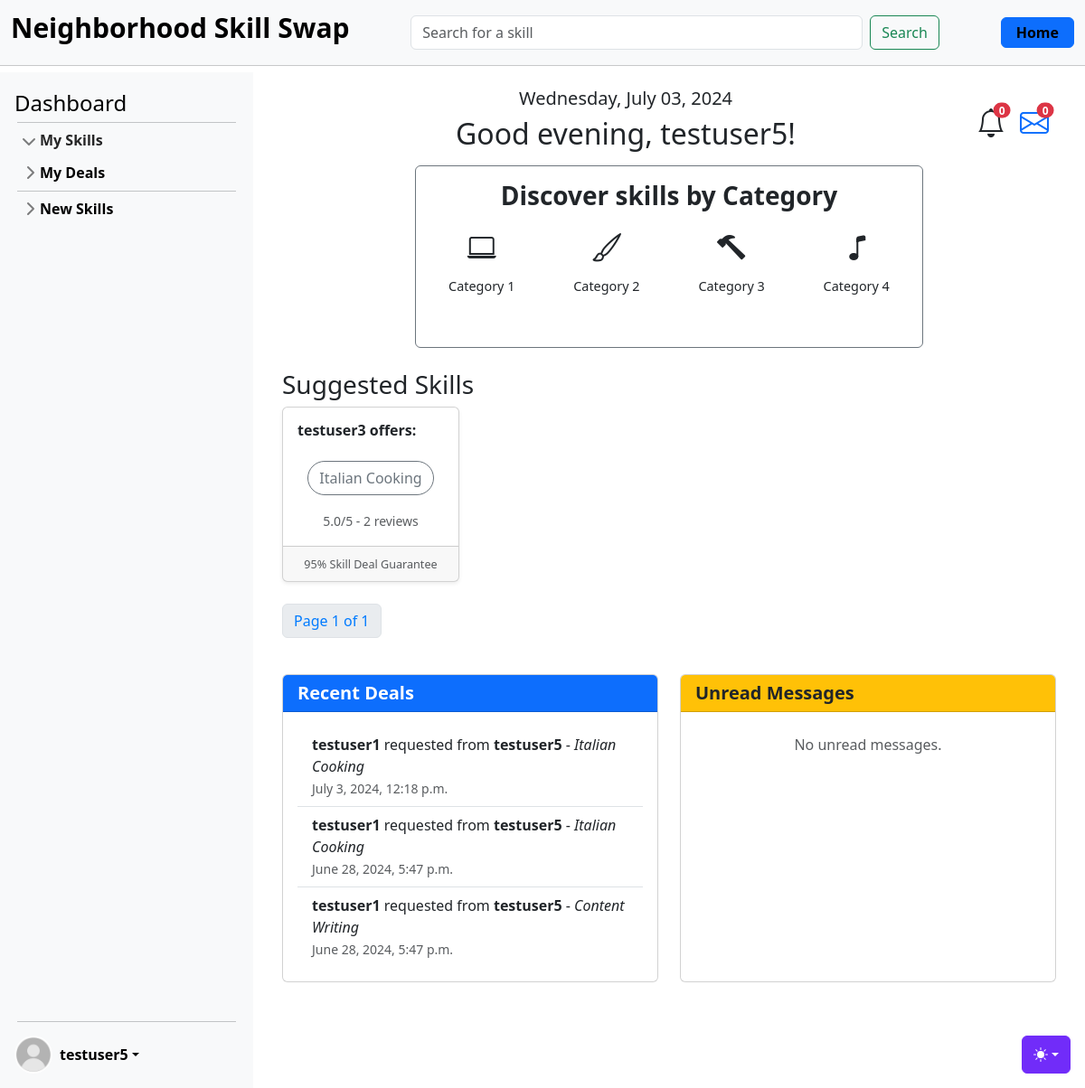
/accounts/dashboard/6/ (signed in), run on the app's committed database.
### accounts/models.py (models this page shows, shortened)
class CustomUser(AbstractUser):
    age = models.PositiveIntegerField(null=True, blank=True)

### skills/models.py (models this page shows, shortened)
class Skill(models.Model):
    name = models.CharField(max_length=100, blank=False)
    level = models.CharField(max_length=20, blank=False)
    description = models.TextField()
    owner = models.ForeignKey(settings.AUTH_USER_MODEL, on_delete=models.CASCADE)
    category = models.ForeignKey(Category, on_delete=models.CASCADE)
    date = models.DateTimeField(auto_now_add=True)
    skill_type = models.CharField(max_length=20, blank=False)
    rating = models.FloatField(default=5.0)

class SkillDeal(models.Model):
    PENDING = "pending"
    ACTIVE = "active"
    COMPLETED = "completed"
    CANCELLED = "cancelled"
    STATUS_CHOICES = [
        (PENDING, "Pending"),
        (ACTIVE, "Active"),
        (COMPLETED, "Completed"),
        (CANCELLED, "Cancelled"),
    ]
    skill = models.ForeignKey(Skill, on_delete=models.CASCADE)
    owner = models.ForeignKey(
        settings.AUTH_USER_MODEL, on_delete=models.CASCADE, related_name="owner"
    )
    provider = models.ForeignKey(
        settings.AUTH_USER_MODEL, on_delete=models.CASCADE, related_name="requester"
    )
    status = models.CharField(max_length=20, choices=STATUS_CHOICES, default=PENDING)
    created_at = models.DateTimeField(auto_now_add=True)
    start_date = models.DateTimeField(null=True, blank=True)
    end_date = models.DateTimeField(null=True, blank=True)

### accounts/views.py (the view)
# urls.py: path("dashboard/<int:user_id>/", DashboardView.as_view(), name="dashboard"),
class DashboardView(UserPassesTestMixin, View):
    def get(self, request, user_id):
        user = get_object_or_404(CustomUser, id=user_id)
        now = timezone.now()
        current_date = now.strftime("%A, %B %d, %Y")
        hour = now.hour
        if hour < 12:
            greeting = "Good morning"
        elif hour < 18:
            greeting = "Good afternoon"
        else:
            greeting = "Good evening"
        wanted_skills = Skill.objects.filter(owner=user, skill_type="wanted")
        wanted_skills_names = [skill.name for skill in wanted_skills]
        selected_skills = (
            Skill.objects.filter(name__in=wanted_skills_names, skill_type="offered")
            .exclude(owner=user)
            .annotate(reviews_count=Count("review"))
        )
        paginator = Paginator(selected_skills, 4)
        page_number = request.GET.get("page")
        suggested_skills = paginator.get_page(page_number)
        recent_deals = SkillDeal.objects.filter(provider=user).order_by("-created_at")[
            :3
        ]
        unread_messages = Message.objects.filter(receiver=user, is_read=False).order_by(
            "-timestamp"
        )[:3]
        unread_messages_count = unread_messages.count()
        pending_deals_count = SkillDeal.objects.filter(
            provider=user, status=SkillDeal.PENDING
        ).count()
        context = {
            "user": user,
            "suggested_skills": suggested_skills,
            "current_date": current_date,
            "greeting": greeting,
            "recent_deals": recent_deals,
            "unread_messages": unread_messages,
            "unread_messages_count": unread_messages_count,
            "pending_deals_count": pending_deals_count,
        }
        return render(request, "dashboard.html", context)
    def test_func(self) -> bool:
        return self.request.user.id == self.kwargs["user_id"]

### templates/dashboard.html (shortened to what this page needs)
{% extends 'base.html' %}
{% load static %}
{% block content %}
<div class="container mt-1">
    <div class="row mt-1 mb-2">
        <div class="col-12 d-flex justify-content-between align-items-center">
            <div class="text-center w-100">
                <h5>{{ current_date }}</h5>
                <h2>{{ greeting }}, {{ user.username }}!</h2>
            </div>
            <div class="text-right  d-flex justify-content-end align-items-center">
                <div class="notification-bell position-relative d-inline-block mx-2">
                    <span class="notification-count position-absolute translate-middle badge rounded-pill bg-danger">
                        {{ pending_deals_count }}
                    </span>
                    <i class="bi bi-bell" style="font-size: 2rem;"></i>
                </div>
                <div class="notification-envelope position-relative d-inline-block mx-2">
                    <a href="{% url 'message_list' %}">
                        <span class="notification-count position-absolute translate-middle badge rounded-pill bg-danger">
                            {{ unread_messages_count }}
                        </span>
                        <i class="bi bi-envelope" style="font-size: 2rem;"></i>
                    </a>
                </div>
            </div>
        </div>
    </div>
    <div class="row mb-4">
        <div class="col-8 mx-auto">
            <div class="card border-secondary">
                <div class="card-body">
                    <h3 class="card-title text-center">Discover skills by Category</h3>
                    <div class="row text-center">
                        <div class="col-md-3 mb-3">
                            <div class="card h-100 border-0">
                                <div class="card-body p-2">
                                    <div class="category-icon mb-2">
                                        <i class="bi bi-laptop" style="font-size: 2rem;"></i>
                                    </div>
                                    <p class="category-text"><a href="{% url 'skill_by_category' 'Category 1' %}">Category 1</a></p>
                                </div>
                            </div>
                        </div>
                        <div class="col-md-3 mb-3">
                            <div class="card h-100 border-0">
                                <div class="card-body p-2">
                                    <div class="category-icon mb-2">
                                        <i class="bi bi-brush" style="font-size: 2rem;"></i>
                                    </div>
                                    <p class="category-text"><a href="{% url 'skill_by_category' 'Category 2' %}">Category 2</a></p>
                                </div>
                            </div>
                        </div>
                        <div class="col-md-3 mb-3">
                            <div class="card h-100 border-0">
                                <div class="card-body p-2">
                                    <div class="category-icon mb-2">
                                        <i class="bi bi-hammer" style="font-size: 2rem;"></i>
                                    </div>
                                    <p class="category-text"><a href="{% url 'skill_by_category' 'Category 3' %}">Category 3</a></p>
                                </div>
                            </div>
                        </div>
                        <div class="col-md-3 mb-3">
                            <div class="card h-100 border-0">
                                <div class="card-body p-2">
                                    <div class="category-icon mb-2">
                                        <i class="bi bi-music-note" style="font-size: 2rem;"></i>
                                    </div>
                                    <p class="category-text"><a href="{% url 'skill_by_category' 'Category 4' %}">Category 4</a></p>
                                </div>
                            </div>
                        </div>
                    </div>
                </div>
            </div>
        </div>
    </div>
    <div class="row mt-4">
        <div class="col-12">
            <h3>Suggested Skills</h3>
            <div class="row">
                {% for skill in suggested_skills %}
                <div class="col-md-3 mb-4">
                    <div class="card h-100 shadow-sm">
                        <div class="card-body">
                            <h6 class="card-title mb-4">{{ skill.owner.username }} offers:</h6>
                            <p class="card-text text-center">
                                <a href="{% url 'skill_detail' skill.pk %}" class="btn btn-outline-secondary rounded-pill">{{ skill.name }}</a>
                            </p>
                            {% if skill.reviews_count == 1 %}
                            <p class="card-text text-center"><small class="text-muted">{{ skill.rating }}/5 - {{ skill.reviews_count }} review</small></p>
                            {% else %}
                            <p class="card-text text-center"><small class="text-muted">{{ skill.rating }}/5 - {{ skill.reviews_count }} reviews</small></p>
                            {% endif %}
                        </div>
                        <div class="card-footer text-center">
                            <small class="text-muted">95% Skill Deal Guarantee</small>
                        </div>
                    </div>
                </div>
                {% endfor %}
            </div>
            <div class="row justify-content-center">
                <nav>
                    <ul class="pagination">
                        <li class="page-item disabled">
                            <span class="page-link">Page {{ suggested_skills.number }} of {{ suggested_skills.paginator.num_pages }}</span>
                        </li>
                    </ul>
                </nav>
            </div>
        </div>
    </div>
    <div class="row mt-4">
        <div class="col-md-6 mb-4">
            <div class="card h-100">
                <div class="card-header bg-primary text-white">
                    <h5 class="card-title mb-0">Recent Deals</h5>
                </div>
                <div class="card-body">
                    <ul class="list-group list-group-flush">
                        {% for deal in recent_deals %}
                        <li class="list-group-item">
                            <strong>{{ deal.owner.username }}</strong> requested from <strong>{{ deal.provider.username }}</strong> - <em>{{ deal.skill.name }}</em> <br>
                            <small class="text-muted">{{ deal.created_at|date:"F j, Y, g:i a" }}</small>
                        </li>
                        {% empty %}
                        <li class="list-group-item text-center text-muted">
                            No recent deals.
                        </li>
                        {% endfor %}
                    </ul>
                </div>
            </div>
        </div>
        <div class="col-md-6 mb-4">
            <div class="card h-100">
                <div class="card-header bg-warning text-dark">
                    <h5 class="card-title mb-0">Unread Messages</h5>
                </div>
                <div class="card-body">
                    <ul class="list-group list-group-flush">
                        {% for message in unread_messages %}
                        <li class="list-group-item">
                            <strong>{{ message.sender.username }}</strong>: {{ message.content }} <br>
                            <small class="text-muted">{{ message.timestamp|date:"F j, Y, g:i a" }}</small>
                        </li>
                        {% empty %}
                        <li class="list-group-item text-center text-muted">
                            No unread messages.
                        </li>
                        {% endfor %}
                    </ul>
                </div>
            </div>
        </div>
    </div>
</div>
{% endblock %}

### templates/partials/_sidebar.html (shortened to what this page needs)
{% load static %}
<div class="sidebar d-flex flex-column flex-shrink-0 p-3 bg-body-tertiary" style="width: 280px;">
    <a href="{% url 'dashboard' user.id %}" class="d-flex align-items-center mb-3 mb-md-0 me-md-auto link-body-emphasis text-decoration-none">
        <span class="fs-4">Dashboard</span>
    </a>
    <hr>
    <ul class="list-unstyled ps-0">
        <li class="mb-1">
            <button class="btn btn-toggle d-inline-flex align-items-center rounded border-0 collapsed" data-bs-toggle="collapse" data-bs-target="#home-collapse" aria-expanded="true">
                My Skills
            </button>
        </li>
        <li class="mb-1">
            <button class="btn btn-toggle d-inline-flex align-items-center rounded border-0 collapsed" data-bs-toggle="collapse" data-bs-target="#dashboard-collapse" aria-expanded="false">
                My Deals
            </button>
        </li>
        <hr>
        <li class="mb-1">
            <button class="btn btn-toggle d-inline-flex align-items-center rounded border-0 collapsed" data-bs-toggle="collapse" data-bs-target="#orders-collapse" aria-expanded="false">
                New Skills
            </button>
        </li>
    </ul>
    <div class="dropdown mt-auto">
        <hr style="margin-bottom: 15px;">
        <a href="#" class="d-flex align-items-center link-body-emphasis text-decoration-none dropdown-toggle" data-bs-toggle="dropdown" aria-expanded="false">
            {% if user.is_authenticated %}
                {% if user.profile.profile_image %}
                    <img src="{{ user.profile.profile_image.url }}" alt="" width="42" height="42" class="rounded-circle me-2">
                {% else %}
                    <img src="{% static 'img/default_pic.jpg' %}" alt="" width="42" height="42" class="rounded-circle me-2">
                {% endif %}
                <strong>{{ user.username }}</strong>
            {% else %}
                <strong>User</strong>
            {% endif %}
        </a>
    </div>
</div>

### static/css/sidebars.css (style rules this page uses)
body { min-height: 100vh; min-height: -webkit-fill-available; }
html { height: -webkit-fill-available; }
.dropdown-toggle { outline: 0; }
.btn-toggle { padding: .25rem .5rem; font-weight: 600; color: var(--bs-emphasis-color); background-color: transparent; }
.btn-toggle::before { width: 1.25em; line-height: 0; transition: transform .35s ease; transform-origin: .5em 50%; }
.btn-toggle[aria-expanded="true"] { color: rgba(var(--bs-emphasis-color-rgb), .85); }
.btn-toggle[aria-expanded="true"]::before { transform: rotate(90deg); }

### static/css/main.css (style rules this page uses)
.bi { vertical-align: -.125em; fill: currentColor; }
hr { margin: 3px; }
.sidebar { position: fixed; top: 80px; left: 0; bottom: 0; width: 280px; padding: 20px; background-color: #f8f9fa; overflow-y: auto; z-index: 1000; }

### static/css/dashboard.css (style rules this page uses)
.notification-bell { position: relative; display: inline-block; margin-right: 20px; }
.notification-count { position: absolute; top: -10px; right: -10px; background: red; color: white; border-radius: 100%; padding: 5px 10px; }
.card-title { font-weight: bold; }
.card-text { margin-bottom: 1rem; }
.card-footer { font-size: 0.9rem; }
.pagination .page-item .page-link { color: #007bff; }
.category-icon { font-size: 1rem; }
.category-text { font-size: 0.9rem; margin-top: 0.5rem; }
.category-text a { text-decoration: none; color: inherit; }
.notification-bell { position: relative; display: inline-block; }
.notification-count { top: 10px; right: -15px; transform: translate(50%, -50%); font-size: 0.75rem; padding: 0.2em 0.5em; line-height: 1; }

### data on the page
CustomUser: username "testuser5"
Skill: owner.username "testuser3", name "Italian Cooking", rating "5.0", reviews_count "2"
SkillDeal: owner.username "testuser1", provider.username "testuser5", skill.name "Italian Cooking", created_at "July 3, 2024, 12:18 p.m."
SkillDeal: owner.username "testuser1", provider.username "testuser5", skill.name "Italian Cooking", created_at "June 28, 2024, 5:47 p.m."
SkillDeal: owner.username "testuser1", provider.username "testuser5", skill.name "Content Writing", created_at "June 28, 2024, 5:47 p.m."

### other printed values
{{ greeting }} "Good evening"
{{ pending_deals_count }} "0"
{{ unread_messages_count }} "0"
{{ suggested_skills.number }} "1"
{{ suggested_skills.paginator.num_pages }} "1"
